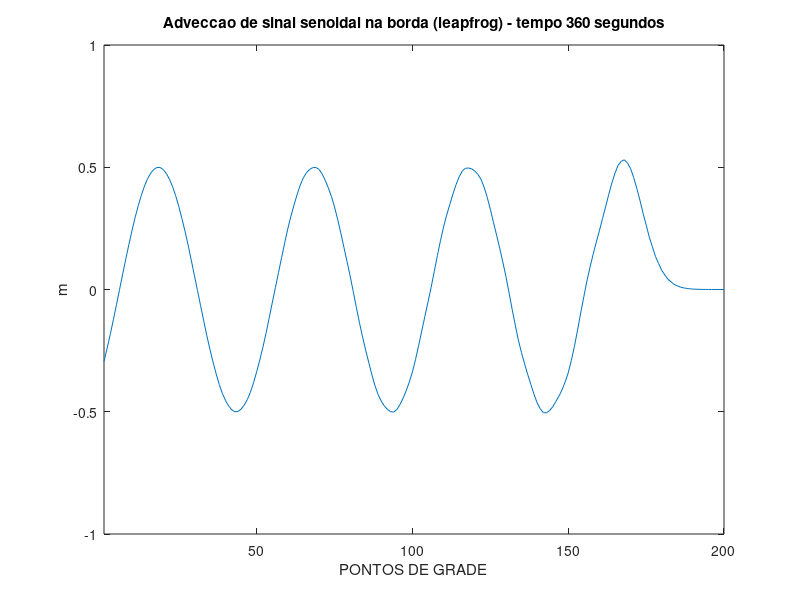

Reproduce this figure in MATLAB.
% SOLUCAO DA EQUACAO DA ADVECCAO UNI-DIMENSIONAL LINEAR 
% PELO METODO DE LEAPFROG - CENTRADO NO TEMPO E NO ESPACO. 
% SOLUCAO DA ADVECCAO DE UM SINAL SENOIDAL NO PONTO INICIAL DA GRADE   

% FORNECER NUMERO DE PONTOS DA GRADE, NUMERO DE PASSOS DE TEMPO, VELOCIDADE (m/s),
% ESPACAMENTO DE GRADE (m), PASSO DE TEMPO (s),
% AMPLITUDE DA OSCILACAO NA BORDA (m) E SEU PERIODO (s)
% E FREQUENCIA DE PLOTAGEM

% CONSTANTES DO MODELO
jmax=200;
mmax=360;
u=5;
h=10;
T=1;
amp=0.5;
per=100;
freqplo=5;

q=u*T/h;
omega=2*pi/per;
cant=zeros(jmax,1);
catu=zeros(jmax,1);
cren=zeros(jmax,1);

% CONDICOES INICIAIS (NA BORDA)
cant(1)=amp*sin(omega*T);
catu(1)=amp*sin(omega*2*T);
contplo=2;
amp2=amp*2;

% LOOP NO TEMPO
% CONDICOES DE CONTORNO
% FORMULA DE RECORRENCIA
% PLOTAGEM (PRESSIONE ENTER PARA EVOLUIR NO TEMPO)
% EVOLUCAO NO TEMPO DAS VARIAVEIS
for m=3:mmax
   tempo=m*T;
   cren(1)=amp*sin(omega*tempo);
   cren(2:jmax-1)=cant(2:jmax-1)-q*(catu(3:jmax)-catu(1:jmax-2));
   contplo=contplo+1;
   if(contplo==freqplo)
      contplo=0;
   	plot(cren)
   	axis([1 jmax -amp2 amp2]);
   	title(['Adveccao de sinal senoidal na borda (leapfrog) - tempo ',num2str(tempo),' segundos'])
    xlabel('PONTOS DE GRADE')
    ylabel('m')
   	pause
   end
   cant=catu;
   catu=cren;
end
